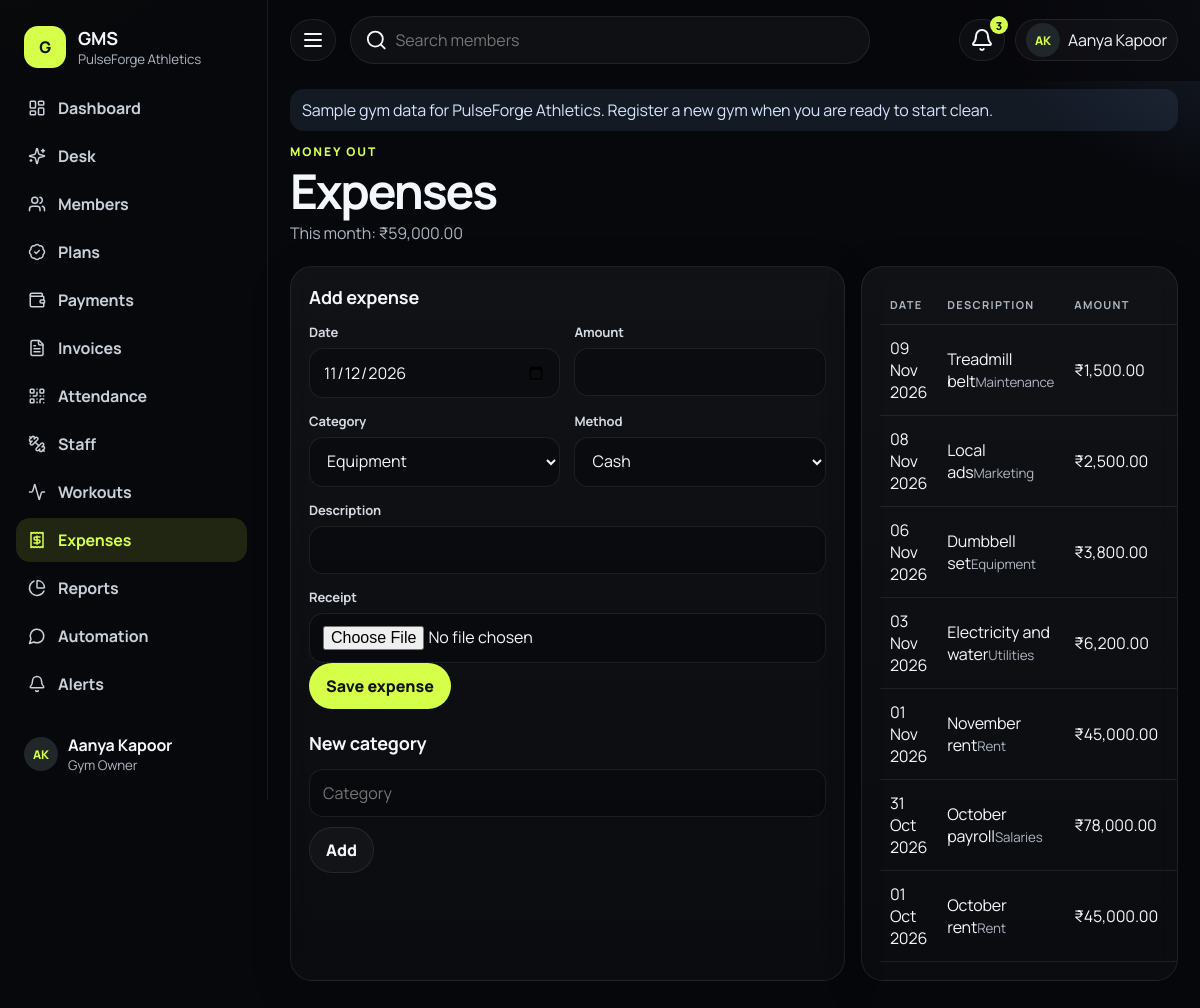
The app's page /modules/expenses/index.php (signed in) with its own data.
### tables this page shows
CREATE TABLE gyms (
  id INT UNSIGNED NOT NULL AUTO_INCREMENT,
  name VARCHAR(160) NOT NULL,
  slug VARCHAR(160) NOT NULL,
  logo_path VARCHAR(255) DEFAULT NULL,
  email VARCHAR(190) DEFAULT NULL,
  phone VARCHAR(30) DEFAULT NULL,
  address_line VARCHAR(255) DEFAULT NULL,
  city VARCHAR(100) DEFAULT NULL,
  state VARCHAR(100) DEFAULT NULL,
  postal_code VARCHAR(20) DEFAULT NULL,
  country VARCHAR(80) NOT NULL DEFAULT 'India',
  gstin VARCHAR(20) DEFAULT NULL,
  tax_enabled TINYINT(1) NOT NULL DEFAULT 0,
  tax_label VARCHAR(40) NOT NULL DEFAULT 'GST',
  tax_percent DECIMAL(5,2) NOT NULL DEFAULT 0.00,
  invoice_prefix VARCHAR(20) NOT NULL DEFAULT 'INV',
  invoice_next_number INT UNSIGNED NOT NULL DEFAULT 1,
  invoice_footer TEXT NULL,
  invoice_terms TEXT NULL,
  currency_code CHAR(3) NOT NULL DEFAULT 'INR',
  currency_symbol VARCHAR(8) NOT NULL DEFAULT '₹',
  timezone VARCHAR(64) NOT NULL DEFAULT 'Asia/Kolkata',
  member_prefix VARCHAR(12) NOT NULL DEFAULT 'MBR',
  member_next_number INT UNSIGNED NOT NULL DEFAULT 1001,
  onboarding_step TINYINT UNSIGNED NOT NULL DEFAULT 1,
  onboarding_completed TINYINT(1) NOT NULL DEFAULT 0,
  status ENUM('active','suspended') NOT NULL DEFAULT 'active',
  created_at DATETIME NOT NULL,
  updated_at DATETIME NOT NULL,
  PRIMARY KEY (id),
  UNIQUE KEY uq_gyms_slug (slug)
);

CREATE TABLE users (
  id INT UNSIGNED NOT NULL AUTO_INCREMENT,
  gym_id INT UNSIGNED NOT NULL,
  name VARCHAR(160) NOT NULL,
  email VARCHAR(190) NOT NULL,
  phone VARCHAR(30) DEFAULT NULL,
  password_hash VARCHAR(255) NOT NULL,
  role ENUM('owner','manager','receptionist','trainer') NOT NULL,
  avatar_path VARCHAR(255) DEFAULT NULL,
  status ENUM('active','disabled') NOT NULL DEFAULT 'active',
  last_login_at DATETIME DEFAULT NULL,
  created_at DATETIME NOT NULL,
  updated_at DATETIME NOT NULL,
  PRIMARY KEY (id),
  UNIQUE KEY uq_users_email (email),
  KEY idx_users_gym (gym_id),
  CONSTRAINT fk_users_gym FOREIGN KEY (gym_id) REFERENCES gyms (id) ON DELETE CASCADE
);

CREATE TABLE expenses (
  id INT UNSIGNED NOT NULL AUTO_INCREMENT,
  gym_id INT UNSIGNED NOT NULL,
  category_id INT UNSIGNED NOT NULL,
  expense_date DATE NOT NULL,
  amount DECIMAL(12,2) NOT NULL,
  description VARCHAR(255) NOT NULL,
  receipt_path VARCHAR(255) DEFAULT NULL,
  payment_method ENUM('cash','upi','bank_transfer','card','other') NOT NULL DEFAULT 'cash',
  recorded_by INT UNSIGNED DEFAULT NULL,
  created_at DATETIME NOT NULL,
  updated_at DATETIME NOT NULL,
  PRIMARY KEY (id),
  KEY idx_exp_date (gym_id, expense_date),
  CONSTRAINT fk_exp_gym FOREIGN KEY (gym_id) REFERENCES gyms (id) ON DELETE CASCADE,
  CONSTRAINT fk_exp_cat FOREIGN KEY (category_id) REFERENCES expense_categories (id) ON DELETE RESTRICT,
  CONSTRAINT fk_exp_user FOREIGN KEY (recorded_by) REFERENCES users (id) ON DELETE SET NULL,
  CONSTRAINT chk_exp_amount CHECK (amount > 0)
);

CREATE TABLE expense_categories (
  id INT UNSIGNED NOT NULL AUTO_INCREMENT,
  gym_id INT UNSIGNED NOT NULL,
  name VARCHAR(120) NOT NULL,
  created_at DATETIME NOT NULL,
  PRIMARY KEY (id),
  UNIQUE KEY uq_category (gym_id, name),
  CONSTRAINT fk_cat_gym FOREIGN KEY (gym_id) REFERENCES gyms (id) ON DELETE CASCADE
);

### modules/expenses/index.php (the view, shortened to what the rows shown need)
<?php
require dirname(__DIR__, 2) . '/includes/bootstrap.php';
[$user, $gym] = boot_page('expenses.manage');
$gymId = (int) $gym['id'];
$today = gym_today($gym);
$month = substr($today, 0, 7);
$rows = db_all('SELECT e.*, c.name AS category_name FROM expenses e JOIN expense_categories c ON c.id = e.category_id WHERE e.gym_id = ? ORDER BY e.expense_date DESC, e.id DESC LIMIT 100', [$gymId]);
$monthTotal = (string) (db_one('SELECT COALESCE(SUM(amount),0) AS total FROM expenses WHERE gym_id = ? AND expense_date LIKE ?', [$gymId, $month . '%'])['total'] ?? '0');
layout_start('Expenses', 'expenses');
page_head('Money out', 'Expenses', 'This month: ' . money($monthTotal, $gym));
echo '<section class="split"><article class="card"><h2>Add expense</h2>';
echo form_open(url('expenses'), true);
echo '<input type="hidden" name="action" value="expense"><input type="hidden" name="_back" value="' . e(url('expenses')) . '"><div class="form-grid">';
echo '<label class="field"><span>Date</span><input type="date" name="expense_date" value="' . e($today) . '" required></label><label class="field"><span>Amount</span><input name="amount" required></label>';
echo '<label class="field"><span>Category</span><select name="category_id">';
echo '</select></label><label class="field"><span>Method</span><select name="payment_method">';
echo '</select></label><label class="field full"><span>Description</span><input name="description" required></label><label class="field full"><span>Receipt</span><input type="file" name="receipt" accept="image/png,image/jpeg,image/webp,application/pdf"></label></div><button class="btn btn-primary">Save expense</button></form>';
echo '<h2 style="margin-top:22px">New category</h2>';
echo '<input type="hidden" name="action" value="category"><input type="hidden" name="_back" value="' . e(url('expenses')) . '"><div class="cluster"><input name="name" placeholder="Category" required><button class="btn btn-ghost">Add</button></div></form></article>';
echo '<article class="card table-wrap"><table><thead><tr><th>Date</th><th>Description</th><th>Amount</th><th></th></tr></thead><tbody>';
foreach ($rows as $row) {
    echo '<tr><td>' . e(fmt_date($row['expense_date'])) . '</td><td>' . e($row['description']) . '<small class="muted">' . e($row['category_name']) . '</small></td><td>' . e(money($row['amount'], $gym)) . '</td><td>' . ($row['receipt_path'] ? '<a href="' . e(url('expenses/receipt/' . $row['id'])) . '">Receipt</a>' : '') . '</td></tr>';
}
echo '</tbody></table></article></section>';
layout_end();

### includes/layout.php (shortened to what the rows shown need)
<?php
function layout_start(string $title, string $active): void
{
    $user = current_user();
    $gym = current_gym();
    $unread = $user ? NotificationService::unreadCount((int) $user['gym_id'], (int) $user['id']) : 0;
    $name = $gym['name'] ?? 'GMS';
    echo '<!DOCTYPE html><html lang="en"><head><meta charset="utf-8"><meta name="viewport" content="width=device-width,initial-scale=1">';
    echo '<link rel="stylesheet" href="https://unpkg.com/aos@2.3.4/dist/aos.css">';
    echo '<link rel="stylesheet" href="' . e(url('assets/css/app.css')) . '">';
    echo '</head><body data-base="' . e(url('')) . '"><div class="ambient" aria-hidden="true"></div><div class="app">';
    echo '<aside class="sidebar" id="sidebar"><div class="brand"><a href="' . e(url('dashboard')) . '"><span class="brand-mark">G</span><span class="brand-copy"><strong>GMS</strong><small>' . e($name) . '</small></span></a></div><nav class="side-nav">';
    echo '</nav><div class="side-user">' . avatar_html($user['avatar_path'] ?? null, $user['name'] ?? 'User', 'sm') . '<div><strong>' . e($user['name'] ?? '') . '</strong><small>' . e(status_label($user['role'] ?? '')) . '</small></div></div></aside>';
    echo '<div class="main"><header class="topbar"><button class="icon-btn" type="button" data-sidebar aria-label="Menu"><i data-lucide="menu"></i></button>';
    echo '<div class="top-actions"><details class="menu"><summary class="icon-btn" aria-label="Notifications">' . ($unread ? '<em>' . (int) $unread . '</em>' : '') . '<i data-lucide="bell"></i></summary><div class="menu-panel notes-panel">';
    echo '<a class="menu-all" href="' . e(url('notifications')) . '">Open notification center</a></div></details>';
    echo '<details class="menu"><summary>' . avatar_html($user['avatar_path'] ?? null, $user['name'] ?? '', 'sm') . '<span class="hide-sm">' . e($user['name'] ?? '') . '</span></summary><div class="menu-panel"><a href="' . e(url('settings?tab=account')) . '">Account</a><a href="' . e(url('logout')) . '">Log out</a></div></details></div></header>';
    echo '<div class="content" id="content">';
}
function layout_end(): void
{
    echo '</div></div></div>';
    echo '</body></html>';
}
function page_head(string $kicker, string $title, string $text = '', string $actions = ''): void
{
    echo '<header class="page-head"><div><p class="eyebrow">' . e($kicker) . '</p><h1>' . e($title) . '</h1>';
    echo '</div><div class="page-actions">' . $actions . '</div></header>';
}

### includes/functions.php (shortened to what the rows shown need)
<?php
function env(string $key, ?string $default = null): ?string
{
    if (array_key_exists($key, $_ENV)) {
        return (string) $_ENV[$key];
    }
    $value = getenv($key);
    return (string) $value;
}
function e(mixed $value): string
{
    return htmlspecialchars((string) $value, ENT_QUOTES | ENT_SUBSTITUTE, 'UTF-8');
}
function url(string $path = ''): string
{
    $base = rtrim((string) env('APP_BASE', ''), '/');
    if ($path === '') {
        return $base === '' ? '/' : $base . '/';
    }
    return $base . '/' . ltrim($path, '/');
}
function csrf_token(): string
{
    return $_SESSION['_csrf'];
}
function csrf_field(): string
{
    return '<input type="hidden" name="_csrf" value="' . e(csrf_token()) . '">';
}
function money_norm(mixed $amount): string
{
    $amount = str_replace([',', ' '], '', (string) $amount);
    if (function_exists('bcadd')) {
        return bcadd($amount, '0', 2);
    }
    return number_format((float) $amount, 2, '.', '');
}
function gym_timezone(?array $gym = null): DateTimeZone
{
    $name = $gym['timezone'] ?? null;
    $name = $name ?: (env('APP_TIMEZONE', 'Asia/Kolkata') ?: 'UTC');
    try {
        return new DateTimeZone($name);
    } catch (Exception) {
        return new DateTimeZone('UTC');
    }
}
function gym_now(?array $gym = null): DateTimeImmutable
{
    return new DateTimeImmutable('now', gym_timezone($gym));
}
function gym_today(?array $gym = null): string
{
    return gym_now($gym)->format('Y-m-d');
}
function fmt_date(?string $date): string
{
    $dt = DateTimeImmutable::createFromFormat('Y-m-d', substr($date, 0, 10));
    return $dt ? $dt->format('d M Y') : e($date);
}
function money(mixed $amount, ?array $gym = null): string
{
    $symbol = is_array($gym) ? ($gym['currency_symbol'] ?? '₹') : '₹';
    $norm = '0.00';
    try {
        $norm = money_norm($amount);
    } catch (AppException) {
        $norm = '0.00';
    }
    $negative = str_starts_with($norm, '-');
    $abs = ltrim($norm, '-');
    return ($negative ? '-' : '') . $symbol . number_format((float) $abs, 2);
}
function status_label(string $status): string
{
    return match ($status) {
        'partial' => 'Partially Paid',
        'unpaid' => 'Unpaid',
        'paid' => 'Paid',
        'active' => 'Active',
        'inactive' => 'Inactive',
        'expired' => 'Expired',
        'frozen' => 'Frozen',
        'suspended' => 'Suspended',
        'archived' => 'Archived',
        'cancelled' => 'Cancelled',
        'upgraded' => 'Upgraded',
        'downgraded' => 'Downgraded',
        'bank_transfer' => 'Bank Transfer',
        'upi' => 'UPI',
        'cash' => 'Cash',
        'card' => 'Card',
        'other' => 'Other',
        'owner' => 'Gym Owner',
        'manager' => 'Manager',
        'receptionist' => 'Receptionist',
        'trainer' => 'Trainer',
        'demo' => 'Demo',
        'sent' => 'Accepted',
        'failed' => 'Failed',
        'queued' => 'Queued',
        'skipped' => 'Skipped',
        'recorded' => 'Recorded',
        'voided' => 'Voided',
        'female' => 'Female',
        'male' => 'Male',
        'undisclosed' => 'Undisclosed',
        default => ucwords(str_replace('_', ' ', $status)),
    };
}
function initials(string $name): string
{
    $parts = preg_split('/\s+/', trim($name)) ?: [];
    $letters = '';
    foreach ($parts as $part) {
        if ($part !== '') {
            $letters .= mb_strtoupper(mb_substr($part, 0, 1));
        }
        if (mb_strlen($letters) >= 2) {
            break;
        }
    }
    return $letters !== '' ? $letters : 'G';
}
function avatar_html(?string $path, string $name, string $class = ''): string
{
    $class = trim('avatar ' . $class);
    return '<span class="' . e($class) . ' avatar-fallback">' . e(initials($name)) . '</span>';
}
function form_open(string $action = '', bool $files = false): string
{
    $enctype = $files ? ' enctype="multipart/form-data"' : '';
    $actionAttr = $action !== '' ? ' action="' . e($action) . '"' : '';
    return '<form method="post"' . $actionAttr . $enctype . '>' . csrf_field();
}

### records on screen
gyms: name "PulseForge Athletics", expense_date "11/12/2026"
users: name "AK AK", name "Aanya Kapoor", role "Gym Owner"
expenses: expense_date "09 Nov 2026", description "Treadmill belt", category.name "Maintenance", amount.currency_symbol "₹1,500.00"
expenses: expense_date "08 Nov 2026", description "Local ads", category.name "Marketing", amount.currency_symbol "₹2,500.00"
expenses: expense_date "06 Nov 2026", description "Dumbbell set", category.name "Equipment", amount.currency_symbol "₹3,800.00"
expenses: expense_date "03 Nov 2026", description "Electricity and water", category.name "Utilities", amount.currency_symbol "₹6,200.00"
expenses: expense_date "01 Nov 2026", description "November rent", category.name "Rent", amount.currency_symbol "₹45,000.00"
expenses: expense_date "31 Oct 2026", description "October payroll", category.name "Salaries", amount.currency_symbol "₹78,000.00"
expenses: expense_date "01 Oct 2026", description "October rent", category.name "Rent", amount.currency_symbol "₹45,000.00"

### other values on screen
$label "Dashboard"
$label "Desk"
$label "Members"
$label "Plans"
$label "Payments"
$label "Invoices"
$label "Attendance"
$label "Staff"
$label "Workouts"
$label "Expenses"
$label "Reports"
$label "Automation"
$label "Alerts"
$unread "3"
$kicker "MONEY OUT"
